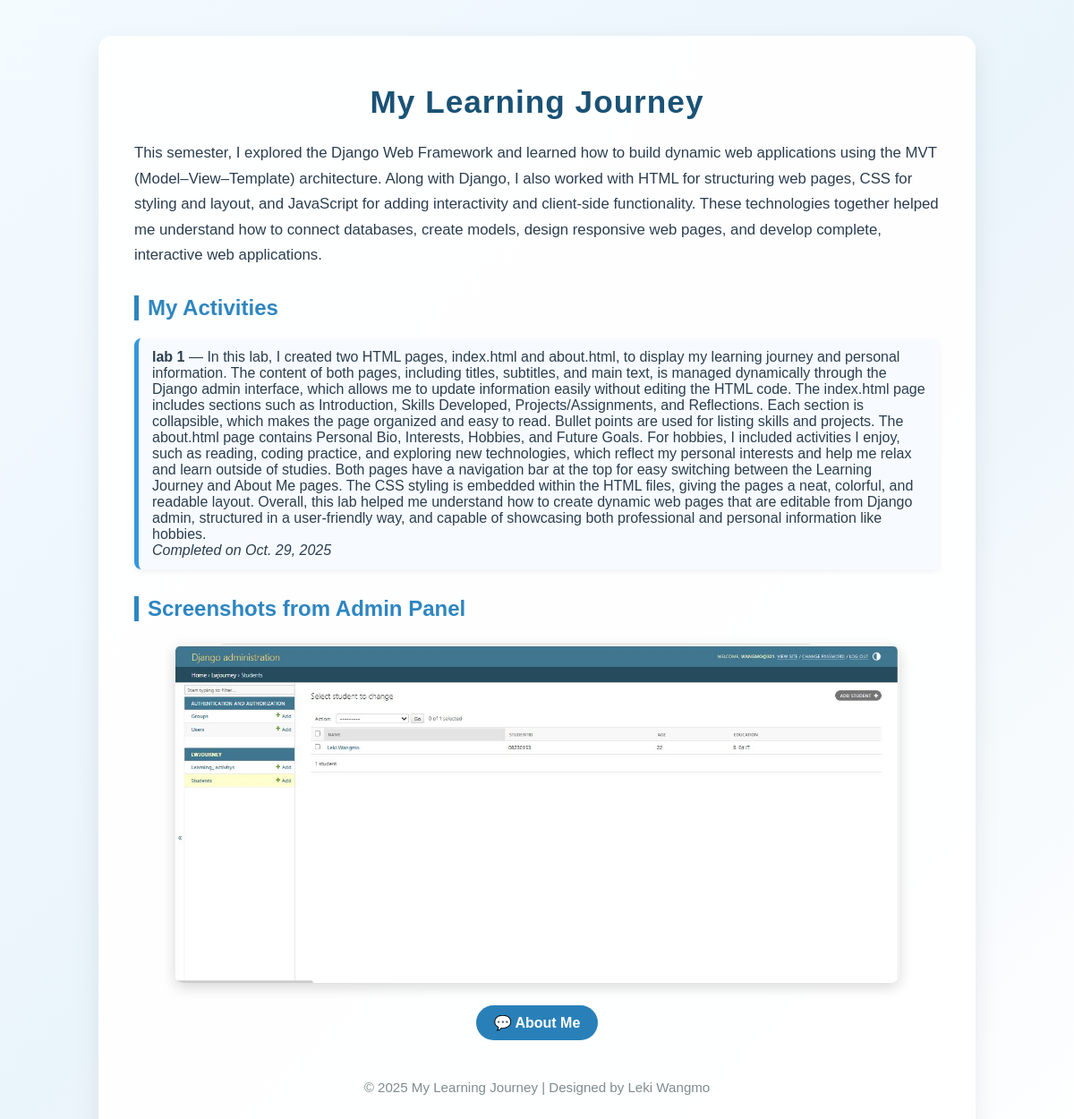
Before: / with the older database file.
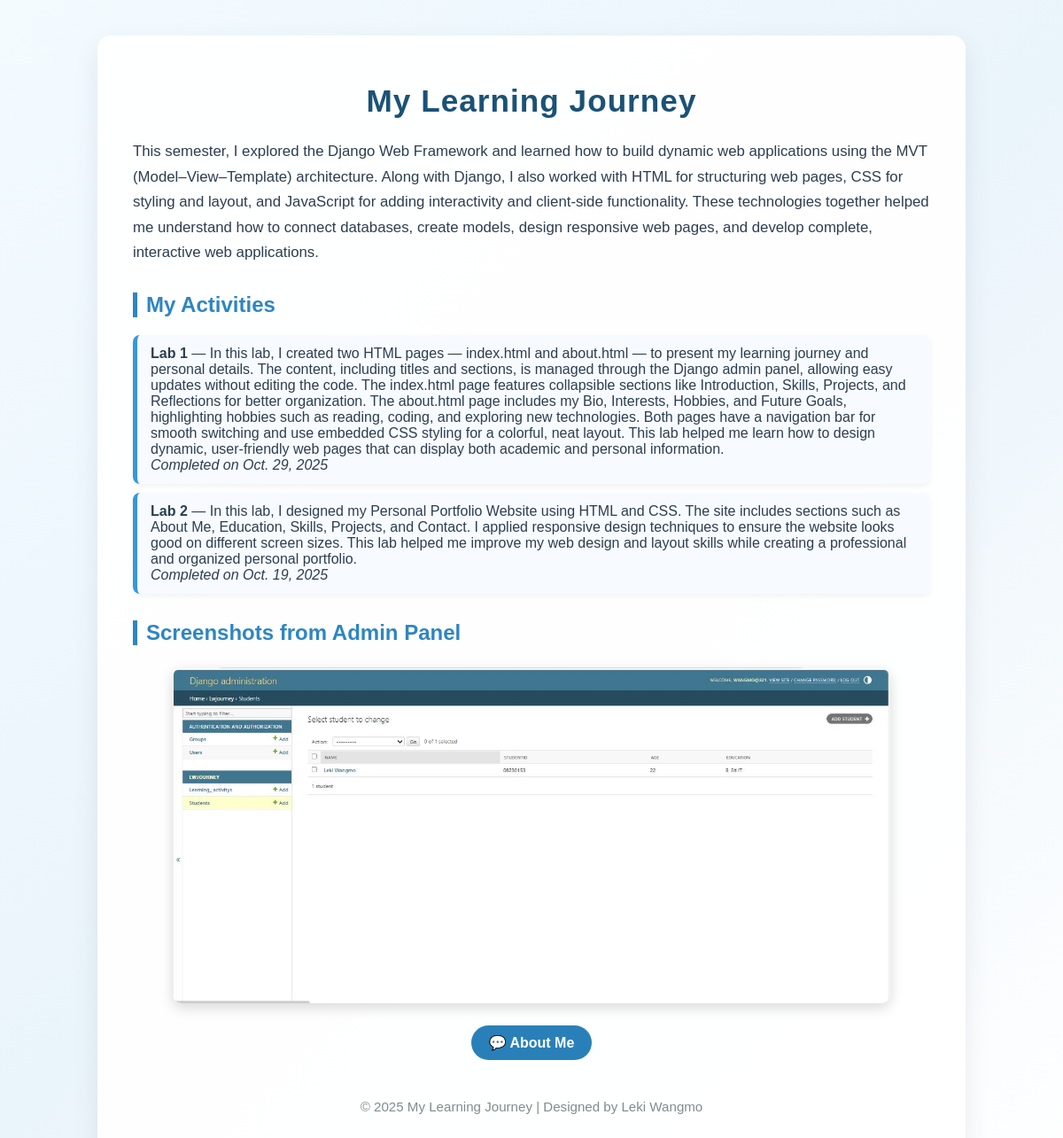
After: the same page with the newer database file.
### lwJourney/models.py (models this page shows, shortened)
class Learning_Activity(models.Model):
    student = models.ForeignKey(Student, on_delete=models.CASCADE)
    lab_title = models.CharField(max_length=100)
    description = models.TextField()
    completion_date = models.DateField()

### lwJourney/views.py (the view)
# urls.py: path('', views.index, name='index'),
def index(request):
    try:
        student = Student.objects.get(name='Leki Wangmo')
        activities = Learning_Activity.objects.filter(student=student)
        context = {
            'student': student,
            'activities': activities
        }
    except Student.DoesNotExist:
        context = {
            'student': None,
            'activities': []
        }
    return render(request, 'index.html', context)

### lwJourney/templates/index.html (shortened to what this page needs)
<!DOCTYPE html>
<html lang="en">
<head>
</head>
<body>
    <div class="container">
        <h1> My Learning Journey</h1>
        <p>
            This semester, I explored the Django Web Framework and learned how to build dynamic web applications
            using the MVT (Model–View–Template) architecture. Along with Django, I also worked with HTML for
            structuring web pages, CSS for styling and layout, and JavaScript for adding interactivity and
            client-side functionality. These technologies together helped me understand how to connect databases, create
            models, design responsive web pages, and develop complete, interactive web applications.
        </p>
        <h2>My Activities</h2>
        <ul>
            {% for activity in activities %}
            <li>
                <strong>{{ activity.lab_title }}</strong> — {{ activity.description }}
                <br><em>Completed on {{ activity.completion_date }}</em>
            </li>
            {% empty %}
            <li>No activities added yet.</li>
            {% endfor %}
        </ul>
        <h2>Screenshots from Admin Panel</h2>
        {% load static %}
        <img src="{% static 'images/Capture.JPG' %}" alt="Admin Panel Screenshot">
        <div style="text-align: center; margin-top: 20px;">
            <a href="{% url 'aboutMe' %}">💬 About Me</a>
        </div>
        <footer>
            <p>© 2025 My Learning Journey | Designed by Leki Wangmo</p>
        </footer>
    </div>
</body>
</html>

### lwJourney/templates/index.html (style rules this page uses)
body { font-family: "Poppins", Arial, sans-serif; margin: 0; background: linear-gradient(135deg, #f3fbff 0%, #eaf4fb 50%, #ffffff 100%); color: #2c3e50; -webkit-font-smoothing: antialiased; }
.container { max-width: 900px; margin: 40px auto; background: rgba(255,255,255,0.95); border-radius: 15px; box-shadow: 0 10px 30px rgba(17,24,39,0.08); padding: 30px 40px; }
h1 { text-align: center; color: #1a5276; font-size: 2.2em; letter-spacing: 1px; }
h2 { color: #2e86c1; border-left: 5px solid #2e86c1; padding-left: 10px; margin-top: 30px; }
p { line-height: 1.7; font-size: 1.05em; }
ul { list-style: none; padding: 0; }
li { background: #f7fbff; margin: 10px 0; padding: 12px 15px; border-left: 5px solid #3498db; border-radius: 8px; box-shadow: 0 3px 6px rgba(0, 0, 0, 0.05); transition: transform 0.2s ease, box-shadow 0.2s ease; }
img { display: block; margin: 25px auto; max-width: 90%; border-radius: 10px; box-shadow: 0 5px 15px rgba(0, 0, 0, 0.15); }
a { display: inline-block; background: #2980b9; color: #fff; padding: 10px 20px; border-radius: 30px; text-decoration: none; font-weight: 600; transition: background 0.3s ease, transform 0.2s ease; }
footer { text-align: center; font-size: 0.9em; color: #7f8c8d; margin-top: 40px; }

Changed rows visible on the page:
changed Learning_Activity: lab_title "lab 1" → "Lab 1"; description "…I created two HTML pages, index.html and about.html, to display my learning journey and personal information. The content of both pages, including titles, subtitles, and main text, is managed dynamically through the Django admin interface, which allows me to update information easily without editing the HTML code. The index.html page includes sections such as Introduction, Skills Developed, Projects/Assignments, and Reflections. Each section is collapsible, which makes the page organized and easy to read. Bullet points are used for listing skills and projects. The about.html page contains Personal Bio, Interests, Hobbies, and Future Goals. For hobbies, I included activities I enjoy, such…" → "…I created two HTML pages — index.html and about.html — to present my learning journey and personal details. The content, including titles and sections, is managed through the Django admin panel, allowing easy updates without editing the code. The index.html page features collapsible sections like Introduction, Skills, Projects, and Reflections for better organization. The about.html page includes my Bio, Interests, Hobbies, and Future Goals, highlighting hobbies such as reading, coding, and exploring new technologies. Both pages have a navigation bar for smooth switching and use embedded CSS styling for a colorful, neat layout. This lab helped me learn how to design dynamic, user-friendly…"
added Learning_Activity: lab_title "Lab 2", description "In this lab, I designed my Personal Portfolio Website using HTML and CSS. The site includes sections such as About Me, Education, Skills, Projects, and Contact. I applied responsive design techniques to ensure the website looks good on different screen sizes. This lab helped me improve my web design and layout skills while creating a professional and organized personal portfolio.", completion_date "Oct. 19, 2025"
